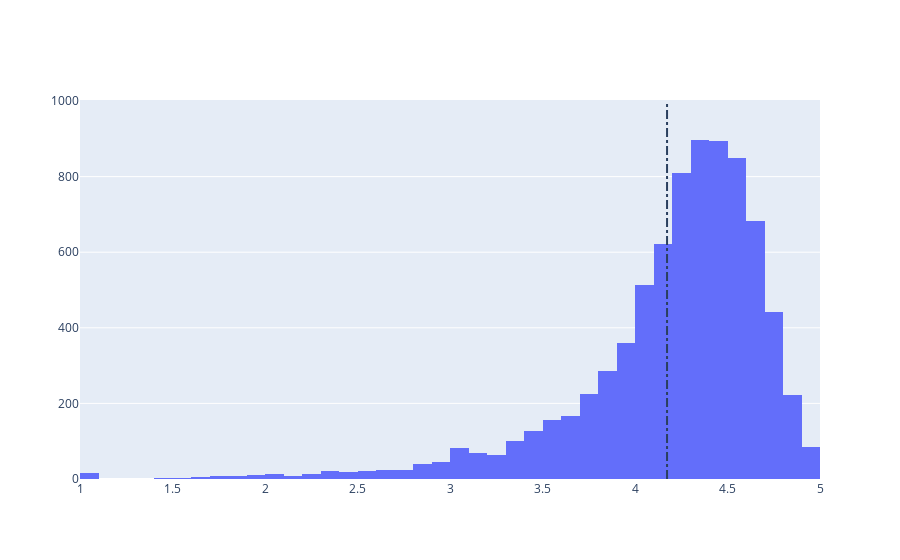

Notebook source saved alongside this figure:
### Markdown cell above
## 4. Distribution of app ratings
<p>After having witnessed the market share for each category of apps, let's see how all these apps perform on an average. App ratings (on a scale of 1 to 5) impact the discoverability, conversion of apps as well as the company's overall brand image. Ratings are a key performance indicator of an app.</p>
<p>From our research, we found that the average volume of ratings across all app categories is <code>4.17</code>. The histogram plot is skewed to the right indicating that the majority of the apps are highly rated with only a few exceptions in the low-rated apps.</p>

### Code cell
# Average rating of apps
avg_app_rating = apps['Rating'].mean()
print('Average app rating = ', avg_app_rating)

# Distribution of apps according to their ratings
data = [go.Histogram(
        x = apps['Rating'],
        xbins = {'start': 1, 'size': 0.1, 'end' : 5}
)]

# Vertical dashed line to indicate the average app rating
layout = {'shapes': [{
              'type' :'line',
              'x0': avg_app_rating,
              'y0': 0,
              'x1': avg_app_rating,
              'y1': 1000,
               'line': { 'dash': 'dashdot'}
          }]
          }

plotly.offline.iplot({'data': data, 'layout': layout})

### Figure 1 — Plotly figure (JSON) as saved in the notebook; plotly's stock layout.template omitted (floating-point values rounded to 4 significant figures; data arrays with more than 128 entries replaced by an {"elided": "..."} marker saying what was removed)
{"data": [{"type": "histogram", "x": {"elided": "9659 float values"}, "xbins": {"end": 5, "size": 0.1, "start": 1}}], "layout": {"shapes": [{"line": {"dash": "dashdot"}, "type": "line", "x0": 4.173, "x1": 4.173, "y0": 0, "y1": 1000}]}}
